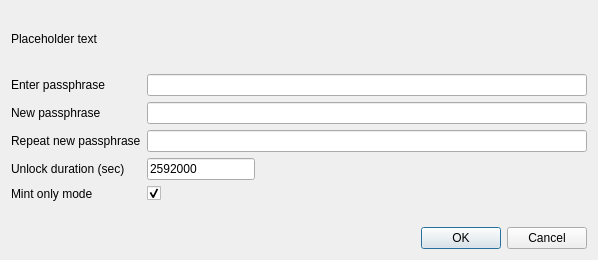
<?xml version="1.0" encoding="UTF-8"?>
<ui version="4.0">
 <class>AskPassphraseDialog</class>
 <widget class="QDialog" name="AskPassphraseDialog">
  <property name="geometry">
   <rect>
    <x>0</x>
    <y>0</y>
    <width>598</width>
    <height>260</height>
   </rect>
  </property>
  <property name="sizePolicy">
   <sizepolicy hsizetype="Preferred" vsizetype="Minimum">
    <horstretch>0</horstretch>
    <verstretch>0</verstretch>
   </sizepolicy>
  </property>
  <property name="minimumSize">
   <size>
    <width>550</width>
    <height>0</height>
   </size>
  </property>
  <property name="windowTitle">
   <string>Passphrase Dialog</string>
  </property>
  <layout class="QVBoxLayout" name="verticalLayout">
   <property name="sizeConstraint">
    <enum>QLayout::SetMinimumSize</enum>
   </property>
   <item>
    <widget class="QLabel" name="warningLabel">
     <property name="text">
      <string notr="true">Placeholder text</string>
     </property>
     <property name="textFormat">
      <enum>Qt::RichText</enum>
     </property>
     <property name="wordWrap">
      <bool>true</bool>
     </property>
    </widget>
   </item>
   <item>
    <layout class="QFormLayout" name="formLayout">
     <property name="sizeConstraint">
      <enum>QLayout::SetMinimumSize</enum>
     </property>
     <property name="fieldGrowthPolicy">
      <enum>QFormLayout::AllNonFixedFieldsGrow</enum>
     </property>
     <item row="0" column="0">
      <widget class="QLabel" name="passLabel1">
       <property name="text">
        <string>Enter passphrase</string>
       </property>
      </widget>
     </item>
     <item row="0" column="1">
      <widget class="QLineEdit" name="passEdit1">
       <property name="echoMode">
        <enum>QLineEdit::Password</enum>
       </property>
      </widget>
     </item>
     <item row="1" column="0">
      <widget class="QLabel" name="passLabel2">
       <property name="text">
        <string>New passphrase</string>
       </property>
      </widget>
     </item>
     <item row="1" column="1">
      <widget class="QLineEdit" name="passEdit2">
       <property name="echoMode">
        <enum>QLineEdit::Password</enum>
       </property>
      </widget>
     </item>
     <item row="2" column="0">
      <widget class="QLabel" name="passLabel3">
       <property name="text">
        <string>Repeat new passphrase</string>
       </property>
      </widget>
     </item>
     <item row="2" column="1">
      <widget class="QLineEdit" name="passEdit3">
       <property name="echoMode">
        <enum>QLineEdit::Password</enum>
       </property>
      </widget>
     </item>
     <item row="3" column="0">
      <widget class="QLabel" name="passLabelDuration">
       <property name="text">
        <string>Unlock duration (sec)</string>
       </property>
      </widget>
     </item>
     <item row="3" column="1">
      <widget class="QLineEdit" name="passEditDuration">
       <property name="sizePolicy">
        <sizepolicy hsizetype="Maximum" vsizetype="Fixed">
         <horstretch>0</horstretch>
         <verstretch>0</verstretch>
        </sizepolicy>
       </property>
       <property name="text">
        <string>2592000</string>
       </property>
      </widget>
     </item>
     <item row="4" column="0">
      <widget class="QLabel" name="passLabelMintOnly">
       <property name="text">
        <string>Mint only mode</string>
       </property>
      </widget>
     </item>
     <item row="4" column="1">
      <widget class="QCheckBox" name="passCheckBoxMintOnly">
       <property name="text">
        <string/>
       </property>
       <property name="checked">
        <bool>true</bool>
       </property>
      </widget>
     </item>
     <item row="5" column="0">
      <widget class="QLabel" name="capsLabel">
       <property name="font">
        <font>
         <weight>75</weight>
         <bold>true</bold>
        </font>
       </property>
       <property name="text">
        <string/>
       </property>
       <property name="alignment">
        <set>Qt::AlignCenter</set>
       </property>
      </widget>
     </item>
    </layout>
   </item>
   <item>
    <widget class="QDialogButtonBox" name="buttonBox">
     <property name="orientation">
      <enum>Qt::Horizontal</enum>
     </property>
     <property name="standardButtons">
      <set>QDialogButtonBox::Cancel|QDialogButtonBox::Ok</set>
     </property>
    </widget>
   </item>
  </layout>
 </widget>
 <resources/>
 <connections>
  <connection>
   <sender>buttonBox</sender>
   <signal>accepted()</signal>
   <receiver>AskPassphraseDialog</receiver>
   <slot>accept()</slot>
   <hints>
    <hint type="sourcelabel">
     <x>248</x>
     <y>254</y>
    </hint>
    <hint type="destinationlabel">
     <x>157</x>
     <y>274</y>
    </hint>
   </hints>
  </connection>
  <connection>
   <sender>buttonBox</sender>
   <signal>rejected()</signal>
   <receiver>AskPassphraseDialog</receiver>
   <slot>reject()</slot>
   <hints>
    <hint type="sourcelabel">
     <x>316</x>
     <y>260</y>
    </hint>
    <hint type="destinationlabel">
     <x>286</x>
     <y>274</y>
    </hint>
   </hints>
  </connection>
 </connections>
</ui>
